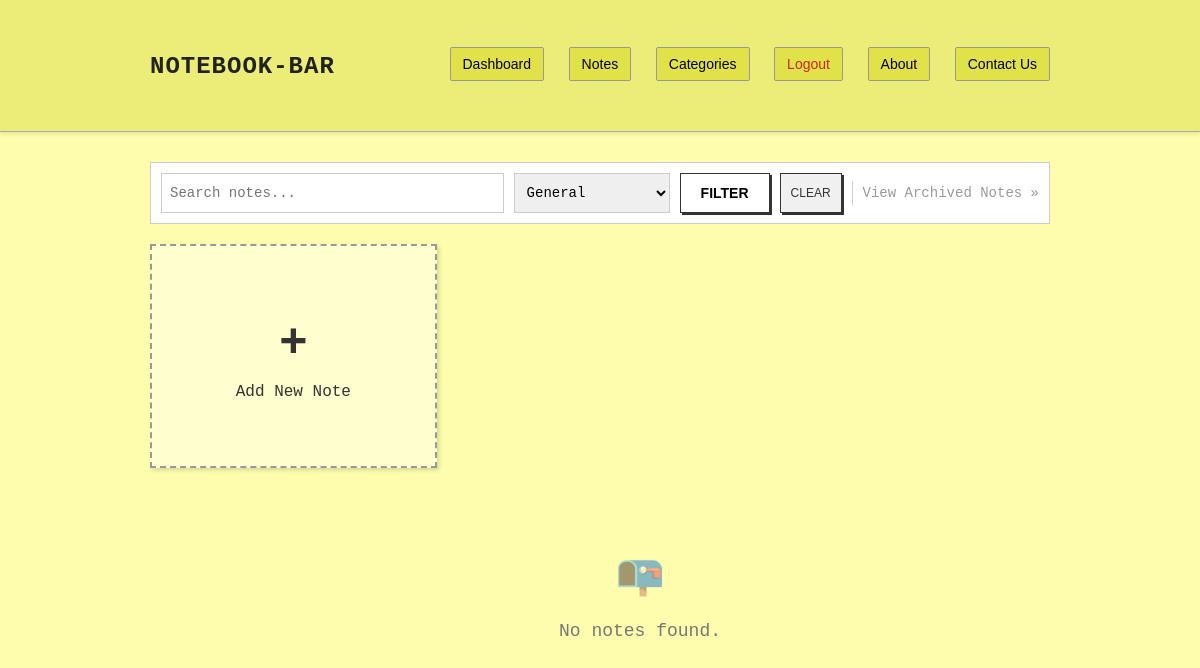
/index.php?cat=1 (signed in), run on an earlier commit of the app's database.
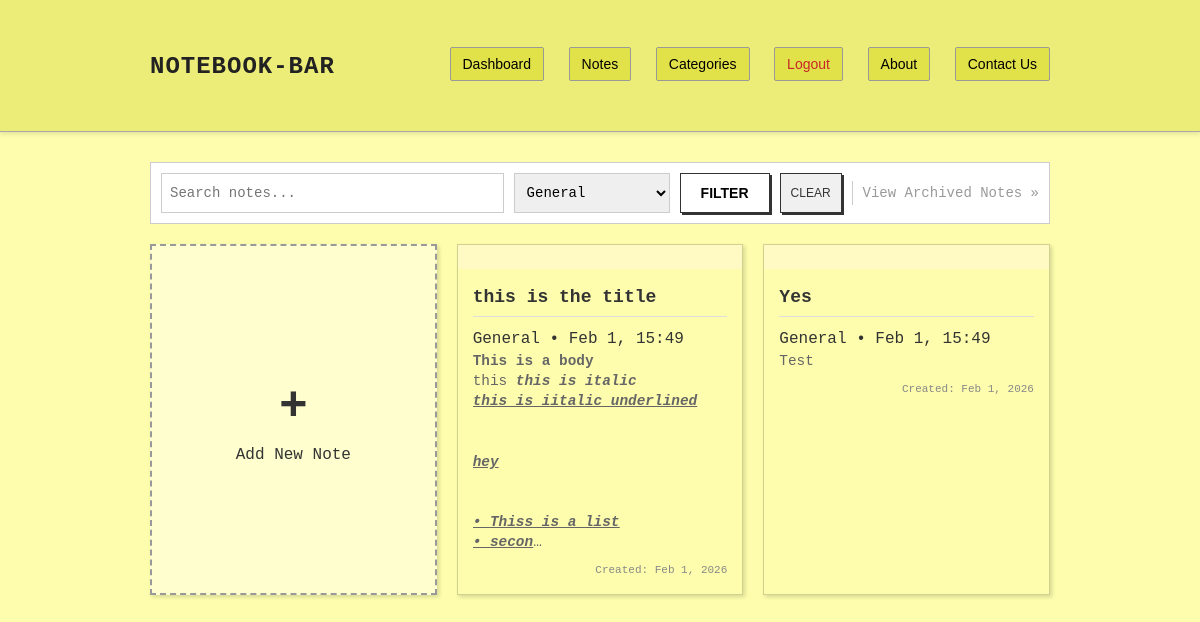
And on a later commit of the database.
### tables this page shows
CREATE TABLE `notes` (
  `id` int(11) NOT NULL,
  `user_id` int(11) DEFAULT 0,
  `title` varchar(255) NOT NULL,
  `color` int(11) DEFAULT 0,
  `date_created` datetime DEFAULT current_timestamp(),
  `date_last` datetime DEFAULT current_timestamp() ON UPDATE current_timestamp(),
  `is_pinned` tinyint(1) DEFAULT 0,
  `is_archived` tinyint(1) DEFAULT 0,
  `category_id` int(11) DEFAULT NULL
);

CREATE TABLE `categories` (
  `id` int(11) NOT NULL,
  `user_id` int(11) DEFAULT 0,
  `name` varchar(100) NOT NULL,
  `color` varchar(50) DEFAULT '#ffffff'
);

CREATE TABLE `pages` (
  `id` int(11) NOT NULL,
  `note_id` int(11) NOT NULL,
  `page_number` int(11) DEFAULT 1,
  `text` longtext DEFAULT NULL
);

### includes/data_access.php (called while the page is built, shortened)
<?php
require_once 'db.php';
function is_logged_in()
{
    return isset($_SESSION['user_id']) && $_SESSION['user_id'] > 0;
}
function get_current_user_id()
{
    return isset($_SESSION['user_id']) ? $_SESSION['user_id'] : 0;
}
function get_notes($filters = [])
{
    global $conn;
    $uid = get_current_user_id();
    $notes = [];
    $archived = isset($filters['archived']) ? intval($filters['archived']) : 0;
    $category = isset($filters['category']) ? $filters['category'] : null;
    $search = isset($filters['search']) ? trim($filters['search']) : null;
    if (is_logged_in()) {
        $sql = "SELECT n.*, p.text, c.name as category_name, c.color as category_color
                FROM notes n
                LEFT JOIN pages p ON n.id = p.note_id AND p.page_number = 1
                LEFT JOIN categories c ON n.category_id = c.id
                WHERE n.user_id = $uid AND n.is_archived = $archived";
        if ($category) {
            $cat_id_esc = intval($category);
            $sql .= " AND n.category_id = $cat_id_esc";
        }
        $sql .= " ORDER BY n.is_pinned DESC, n.date_last DESC";
        $result = mysqli_query($conn, $sql);
        while ($row = mysqli_fetch_assoc($result)) {
            $row['category'] = $row['category_name'] ? $row['category_name'] : 'General';
            $notes[] = $row;
        }
    }
    return $notes;
}
function get_categories()
{
    global $conn;
    $uid = get_current_user_id();
    $categories = [];
    if (is_logged_in()) {
        $sql = "SELECT * FROM categories WHERE user_id = 0 OR user_id = $uid ORDER BY user_id ASC, id ASC";
        $result = mysqli_query($conn, $sql);
        while ($row = mysqli_fetch_assoc($result)) {
            $categories[] = $row;
        }
    }
    return $categories;
}
?>

### index.php (the view, shortened to what the changed rows need)
<?php
include 'includes/data_access.php';
?>
<!DOCTYPE html>
<html>
<head>
	<link rel="stylesheet" href="css/style.css?v=<?php echo time(); ?>">
</head>
<body>
	<header>
		<div class="header-inner">
			<h1><a href="dashboard.php">Notebook-BAR</a></h1>
		</div>
	</header>
</body>
			<?php
			$all_cats = get_categories();
			?>
<div class="note-grid">
	<?php
	$is_archived_view = isset($_GET['archived']) && $_GET['archived'] == 1;
	$cat_filter = $_GET['cat'] ?? '';
	$filters = ['archived' => $is_archived_view];
	if ($cat_filter)
		$filters['category'] = $cat_filter;
	$all_cats = get_categories();
	$cat_colors = [];
	foreach ($all_cats as $c) {
		$cat_colors[$c['name']] = $c['color'];
	}
	$notes = get_notes($filters);
	if (count($notes) > 0) {
		foreach ($notes as $row) {
			$nid = $row['id'];
			$title = htmlspecialchars($row['title']);
			$category = htmlspecialchars($row['category']);
			$date_last = date("M j, H:i", strtotime($row['date_last']));
			$pin_icon = ($row['is_pinned'] == 1) ? "<span style='float: right; font-size: 1.2rem;'>📌</span>" : "";
			$date_created = date("M j, Y", strtotime($row['date_created']));
			$bg_color = isset($cat_colors[$category]) ? $cat_colors[$category] : '#ffffff';
			$raw_text = $row['text'] ?? '';
			$raw_text = str_replace(['
</div>',
				'</p>',
				'<h1>',
				'<h2>',
				'<h3>',
				'<h4>',
				'</h5>',
				'<h6>'
			], '<br>', $raw_text);
			$raw_text = str_replace('<li>', '<br>&bull; ', $raw_text);
			$clean_text = strip_tags($raw_text, '<b><i><u><strong><em><br>');
			$dtxt = $clean_text;
			echo "<a href='notepad.php?id=$nid' class='note-card'>";
			echo "<div class='category_streak' style='background-color: $bg_color;'><br></div>";
			echo "<div class='card_wrap'>";
			echo "<div class='note-title'>$pin_icon" . $title . "</div>";
			echo "<div class='note-meta'>$category &bull; $date_last</div>";
			echo "<div class='note-preview'>$dtxt</div>";
			echo "<div class='note-footer'>";
			echo "<span>Created: $date_created</span>";
			echo "</div>";
			echo "</div>";
			echo "</a>";
		}
	} else {
		$empty_msg = "No notes found.";
		echo "<div
												style='grid-column: 1 / -1; width: 100%; text-align: center; color: #777; padding: 40px; margin-top: 20px;'>
												<div style='font-size: 40px; margin-bottom: 10px; opacity: 0.5;'>📭
												</div>
												<div style='font-size: 18px;'>$empty_msg</div>
											</div>";
	}
	?>
</div>
</body>
</html>

What changed in the data, as far as the page shows it:
now on this page (row edited): notes: title "this is the title", category.name "General", date_last "Feb 1, 15:49", pages.text "This is a body this this is italic this is iitalic underlined hey • Thiss is a list • secon", date_created "Feb 1, 2026"
now on this page (row edited): notes: title "Yes", category.name "General", date_last "Feb 1, 15:49", pages.text "Test", date_created "Feb 1, 2026"
Also different on the page:
$empty_msg: "No notes found." → (not shown)
